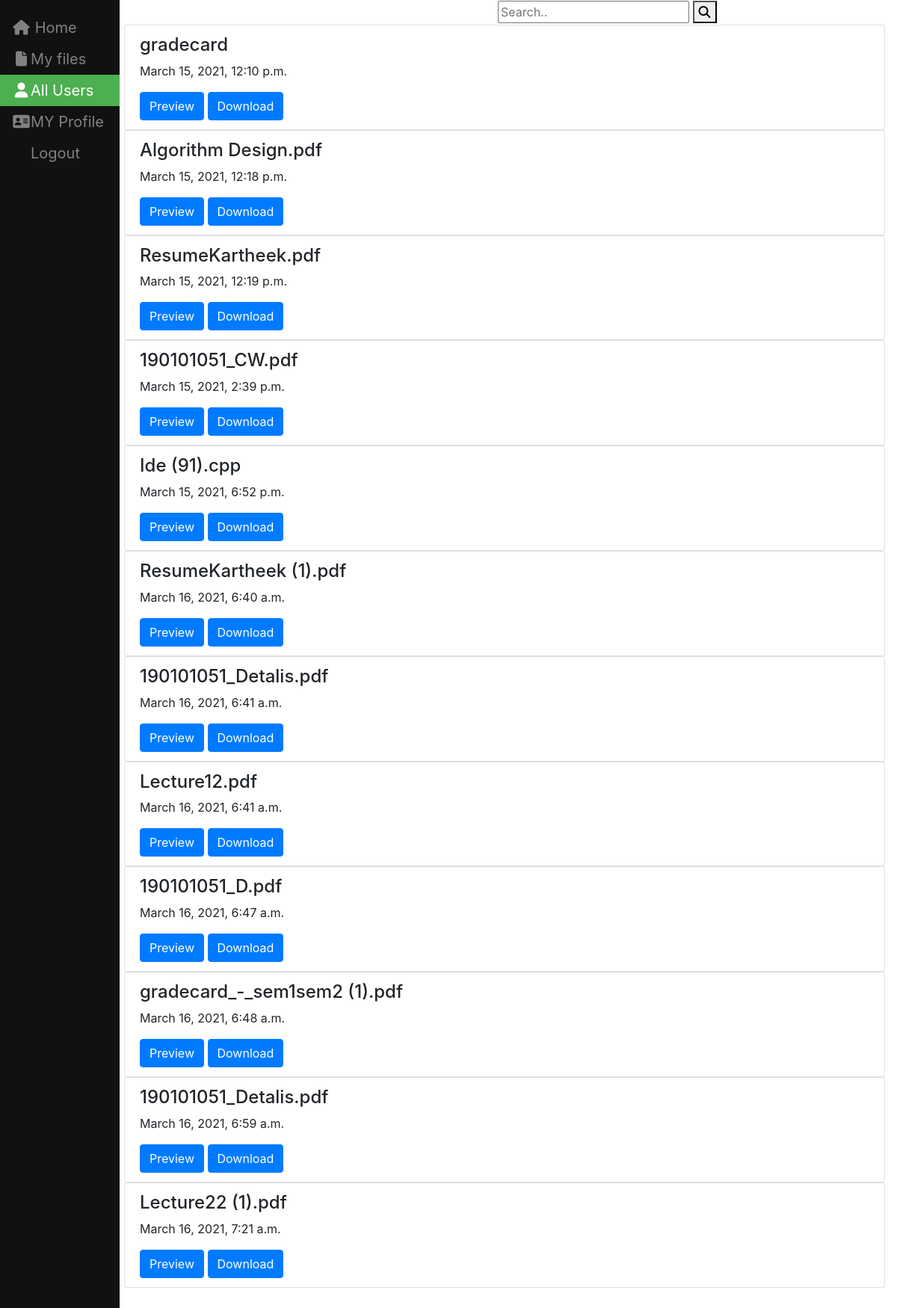
The app's page /Bharani, older data.
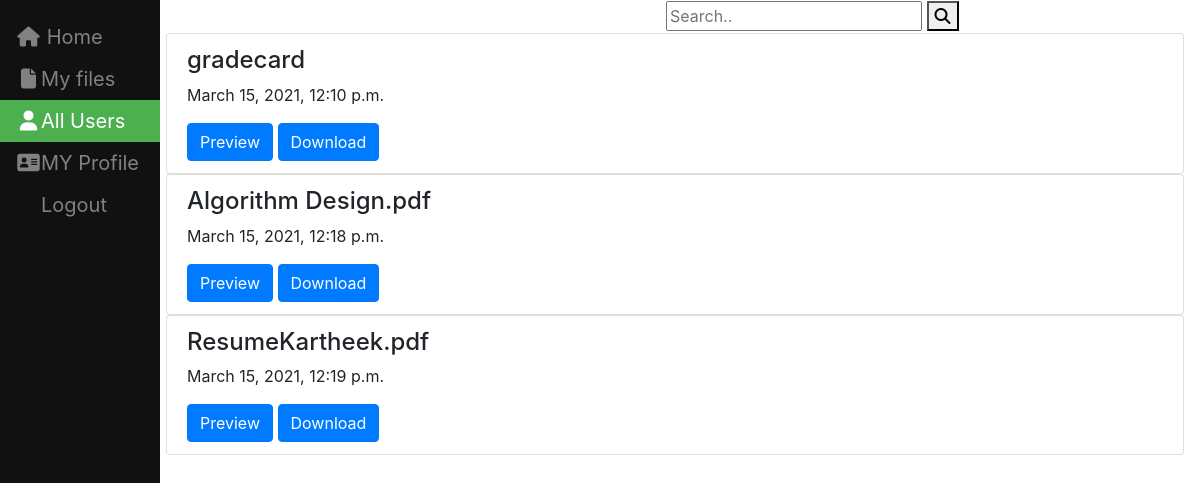
The same page, newer data.
### filesharing/models.py (models this page shows, shortened)
class File(models.Model):
    name = models.CharField(max_length=100,null=True,blank=True)
    file=models.FileField(upload_to=user_directory_path);
    created_on = models.DateTimeField(auto_now_add=True)
    user = models.ForeignKey(User,on_delete=models.CASCADE, default=None)
    isprivate = models.BooleanField(default=False)

### filesharing/views.py (the view)
# urls.py: path('<slug:user>',views.ousersfile,name='ousersfiles'),
def ousersfile(request,user):
    print(user)
    ruser=User.objects.get(username=user)
    all_files = File.objects.filter(user=ruser)
    context = {'all_files': all_files, 'u': ruser}
    return render(request, 'filesharing/ousersfile.html', context)

### templates/filesharing/ousersfile.html (shortened to what this page needs)
{% load static %}
<!DOCTYPE html>
<html lang="en" dir="ltr">
  <head>
    <link rel="stylesheet" type="text/css" href="{%  static "css/styles.css" %}"/>
    <link rel="stylesheet" href="https://cdnjs.cloudflare.com/ajax/libs/font-awesome/4.7.0/css/font-awesome.min.css">
    <link rel="stylesheet" href="https://maxcdn.bootstrapcdn.com/bootstrap/4.0.0/css/bootstrap.min.css">
</head>
  <body>
<div class="sidebar">
  <a href="home1"><i class="fa fa-fw fa-home"></i> Home</a>
  <a  href="My_Files"><i class="fa fa-fw fa-file"></i>My files</a>
  <a class="active" href="allusers"><i class="fa fa-fw fa-user"></i>All Users</a>
  <a href="createdprofile"><i class="fa fa-fw fa-address-card"></i>MY Profile</a>
  <a href="logout">Logout</a>
</div>
<form class="example" action="action_page.php">
  <input type="text" placeholder="Search.." name="search">
  <button type="submit"><i class="fa fa-search"></i></button>
</form>
  <div class="content">
      <div class="list-group">
      {% for file in all_files %}
          {% if file.isprivate %}
          {% else %}
            <div class="list-group">
                 <div  class="list-group-item">
                    <h4 class="list-group-item-text">{{ file.name}}</h4>
                      <p class="list-group-item-text">{{ file.created_on}}</p>
                     <a class="list-group-item-text" href="{{ file.file.url }}" target="_blank"><button type="button" class="btn btn-primary">Preview</button> </a> </td>
                     <a class="list-group-item-text" href="{{ file.file.url }}" target="_blank" download><button type="button" class="btn btn-primary">Download</button></a>&nbsp;&nbsp;&nbsp;&nbsp;&nbsp;&nbsp;
                 </div>
          </div>
          {% endif %}
      {% endfor %}
     </div>
  </div>
  </body>
</html>

### static/css/styles.css (style rules this page uses)
.sidebar { height: 100%; width: 160px; position: fixed; z-index: 1; top: 0; left: 0; background-color: #111; overflow-x: hidden; padding-top: 16px; }
.sidebar a { padding: 6px 8px 6px 16px; text-decoration: none; font-size: 20px; color: #818181; display: block; }
.sidebar a.active { background-color: #4CAF50; color: white; }
div.content { margin-left: 150px; padding: 1px 16px; height: 2000px; }
.example { margin-left: 650px; padding: 1px 16px; }

Row changes from the older to the newer data that the page shows:
no longer on this page (row edited): File: name "190101051_CW.pdf", created_on "March 15, 2021, 2:39 p.m."
no longer on this page (row edited): File: name "Ide (91).cpp", created_on "March 15, 2021, 6:52 p.m."
removed File: name "ResumeKartheek (1).pdf", created_on "March 16, 2021, 6:40 a.m."
no longer on this page (row edited): File: name "190101051_Detalis.pdf", created_on "March 16, 2021, 6:41 a.m."
no longer on this page (row edited): File: name "Lecture12.pdf", created_on "March 16, 2021, 6:41 a.m."
no longer on this page (row edited): File: name "190101051_D.pdf", created_on "March 16, 2021, 6:47 a.m."
no longer on this page (row edited): File: name "gradecard_-_sem1sem2 (1).pdf", created_on "March 16, 2021, 6:48 a.m."
no longer on this page (row edited): File: name "190101051_Detalis.pdf", created_on "March 16, 2021, 6:59 a.m."
removed File: name "Lecture22 (1).pdf", created_on "March 16, 2021, 7:21 a.m."
